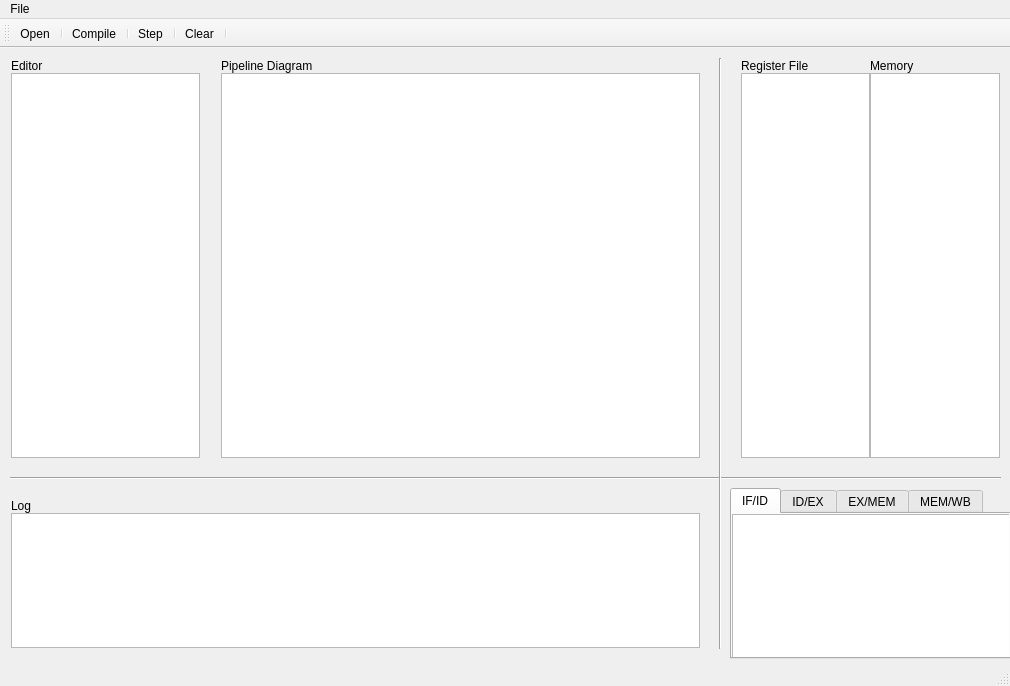
<?xml version="1.0" encoding="UTF-8"?>
<ui version="4.0">
 <class>MainWindow</class>
 <widget class="QMainWindow" name="MainWindow">
  <property name="geometry">
   <rect>
    <x>0</x>
    <y>0</y>
    <width>1010</width>
    <height>686</height>
   </rect>
  </property>
  <property name="windowTitle">
   <string>MainWindow</string>
  </property>
  <property name="autoFillBackground">
   <bool>false</bool>
  </property>
  <property name="styleSheet">
   <string notr="true"/>
  </property>
  <widget class="QWidget" name="centralWidget">
   <widget class="QWidget" name="layoutWidget">
    <property name="geometry">
     <rect>
      <x>0</x>
      <y>0</y>
      <width>211</width>
      <height>421</height>
     </rect>
    </property>
    <layout class="QVBoxLayout" name="verticalLayout">
     <property name="spacing">
      <number>0</number>
     </property>
     <item>
      <widget class="QLabel" name="label_editor">
       <property name="text">
        <string>Editor</string>
       </property>
       <property name="margin">
        <number>5</number>
       </property>
      </widget>
     </item>
     <item>
      <widget class="QTextEdit" name="textedit_editor"/>
     </item>
    </layout>
   </widget>
   <widget class="QWidget" name="layoutWidget">
    <property name="geometry">
     <rect>
      <x>0</x>
      <y>440</y>
      <width>711</width>
      <height>171</height>
     </rect>
    </property>
    <layout class="QVBoxLayout" name="verticalLayout_2">
     <property name="spacing">
      <number>0</number>
     </property>
     <item>
      <widget class="QLabel" name="label_4">
       <property name="text">
        <string>Log</string>
       </property>
       <property name="margin">
        <number>5</number>
       </property>
      </widget>
     </item>
     <item>
      <widget class="QTextEdit" name="textedit_log"/>
     </item>
    </layout>
   </widget>
   <widget class="Line" name="line">
    <property name="geometry">
     <rect>
      <x>10</x>
      <y>420</y>
      <width>991</width>
      <height>20</height>
     </rect>
    </property>
    <property name="orientation">
     <enum>Qt::Horizontal</enum>
    </property>
   </widget>
   <widget class="Line" name="line_2">
    <property name="geometry">
     <rect>
      <x>710</x>
      <y>10</y>
      <width>20</width>
      <height>591</height>
     </rect>
    </property>
    <property name="orientation">
     <enum>Qt::Vertical</enum>
    </property>
   </widget>
   <widget class="QWidget" name="layoutWidget">
    <property name="geometry">
     <rect>
      <x>210</x>
      <y>0</y>
      <width>501</width>
      <height>421</height>
     </rect>
    </property>
    <layout class="QVBoxLayout" name="verticalLayout_5">
     <property name="spacing">
      <number>0</number>
     </property>
     <item>
      <widget class="QLabel" name="label_pipeline">
       <property name="text">
        <string>Pipeline Diagram</string>
       </property>
       <property name="margin">
        <number>5</number>
       </property>
      </widget>
     </item>
     <item>
      <widget class="QTableWidget" name="tablewidget_pipeline">
       <property name="minimumSize">
        <size>
         <width>0</width>
         <height>0</height>
        </size>
       </property>
      </widget>
     </item>
    </layout>
   </widget>
   <widget class="QWidget" name="layoutWidget">
    <property name="geometry">
     <rect>
      <x>730</x>
      <y>0</y>
      <width>281</width>
      <height>421</height>
     </rect>
    </property>
    <layout class="QHBoxLayout" name="horizontalLayout">
     <property name="spacing">
      <number>0</number>
     </property>
     <item>
      <layout class="QVBoxLayout" name="verticalLayout_3">
       <property name="spacing">
        <number>0</number>
       </property>
       <item>
        <widget class="QLabel" name="label_regfile">
         <property name="text">
          <string>Register File</string>
         </property>
         <property name="margin">
          <number>5</number>
         </property>
        </widget>
       </item>
       <item>
        <widget class="QTableWidget" name="tablewidget_regfile"/>
       </item>
      </layout>
     </item>
     <item>
      <layout class="QVBoxLayout" name="verticalLayout_4">
       <property name="spacing">
        <number>0</number>
       </property>
       <item>
        <widget class="QLabel" name="label_memory">
         <property name="text">
          <string>Memory</string>
         </property>
         <property name="margin">
          <number>5</number>
         </property>
        </widget>
       </item>
       <item>
        <widget class="QTableWidget" name="tablewidget_memory"/>
       </item>
      </layout>
     </item>
    </layout>
   </widget>
   <widget class="QTabWidget" name="tabWidget">
    <property name="geometry">
     <rect>
      <x>730</x>
      <y>440</y>
      <width>281</width>
      <height>171</height>
     </rect>
    </property>
    <property name="currentIndex">
     <number>0</number>
    </property>
    <widget class="QWidget" name="IF_ID">
     <attribute name="title">
      <string>IF/ID</string>
     </attribute>
     <widget class="QTableWidget" name="tablewidget_IFID">
      <property name="geometry">
       <rect>
        <x>0</x>
        <y>0</y>
        <width>281</width>
        <height>161</height>
       </rect>
      </property>
     </widget>
    </widget>
    <widget class="QWidget" name="ID_EX">
     <attribute name="title">
      <string>ID/EX</string>
     </attribute>
     <widget class="QTableWidget" name="tablewidget_IDEX">
      <property name="geometry">
       <rect>
        <x>0</x>
        <y>0</y>
        <width>281</width>
        <height>161</height>
       </rect>
      </property>
     </widget>
    </widget>
    <widget class="QWidget" name="EX_MEM">
     <attribute name="title">
      <string>EX/MEM</string>
     </attribute>
     <widget class="QTableWidget" name="tablewidget_EXMEM">
      <property name="geometry">
       <rect>
        <x>0</x>
        <y>0</y>
        <width>281</width>
        <height>161</height>
       </rect>
      </property>
     </widget>
    </widget>
    <widget class="QWidget" name="MEM_WB">
     <attribute name="title">
      <string>MEM/WB</string>
     </attribute>
     <widget class="QTableWidget" name="tablewidget_MEMWB">
      <property name="geometry">
       <rect>
        <x>0</x>
        <y>0</y>
        <width>281</width>
        <height>161</height>
       </rect>
      </property>
     </widget>
    </widget>
   </widget>
   <zorder>layoutWidget</zorder>
   <zorder>layoutWidget</zorder>
   <zorder>layoutWidget</zorder>
   <zorder>layoutWidget</zorder>
   <zorder>line</zorder>
   <zorder>line_2</zorder>
   <zorder>tabWidget</zorder>
  </widget>
  <widget class="QMenuBar" name="menuBar">
   <property name="geometry">
    <rect>
     <x>0</x>
     <y>0</y>
     <width>1010</width>
     <height>21</height>
    </rect>
   </property>
   <widget class="QMenu" name="menuFile">
    <property name="title">
     <string>File</string>
    </property>
    <addaction name="actionOpen"/>
    <addaction name="actionCompile"/>
    <addaction name="actionStep"/>
    <addaction name="actionClear"/>
   </widget>
   <addaction name="menuFile"/>
  </widget>
  <widget class="QToolBar" name="mainToolBar">
   <property name="autoFillBackground">
    <bool>false</bool>
   </property>
   <attribute name="toolBarArea">
    <enum>TopToolBarArea</enum>
   </attribute>
   <attribute name="toolBarBreak">
    <bool>false</bool>
   </attribute>
   <addaction name="actionOpen"/>
   <addaction name="separator"/>
   <addaction name="actionCompile"/>
   <addaction name="separator"/>
   <addaction name="actionStep"/>
   <addaction name="separator"/>
   <addaction name="actionClear"/>
   <addaction name="separator"/>
  </widget>
  <widget class="QStatusBar" name="statusBar"/>
  <action name="actionOpen">
   <property name="icon">
    <iconset resource="resources.qrc">
     <normaloff>:/images/open.png</normaloff>:/images/open.png</iconset>
   </property>
   <property name="text">
    <string>Open</string>
   </property>
  </action>
  <action name="actionStep">
   <property name="icon">
    <iconset resource="resources.qrc">
     <normaloff>:/images/step.png</normaloff>:/images/step.png</iconset>
   </property>
   <property name="text">
    <string>Step</string>
   </property>
  </action>
  <action name="actionCompile">
   <property name="icon">
    <iconset resource="resources.qrc">
     <normaloff>:/images/compile.png</normaloff>:/images/compile.png</iconset>
   </property>
   <property name="text">
    <string>Compile</string>
   </property>
  </action>
  <action name="actionClear">
   <property name="icon">
    <iconset resource="resources.qrc">
     <normaloff>:/images/eject.png</normaloff>:/images/eject.png</iconset>
   </property>
   <property name="text">
    <string>Clear</string>
   </property>
  </action>
 </widget>
 <layoutdefault spacing="6" margin="11"/>
 <resources>
  <include location="resources.qrc"/>
 </resources>
 <connections/>
</ui>
